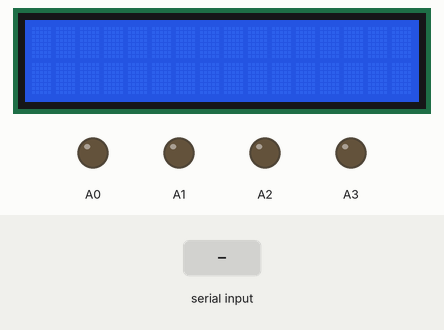
Bench run of a sketch on a simulated Arduino Uno, built with avr-gcc and run on an emulated ATmega328P. Shown: 16×2 character LCD, output pins drawn as LEDs (lit = HIGH). The test bench sets the inputs (shaded band). What the sketch prints to the serial monitor is not drawn.

Above: at 1.2 s.
1.3 s: "1" received over Serial
At 2.5 s:
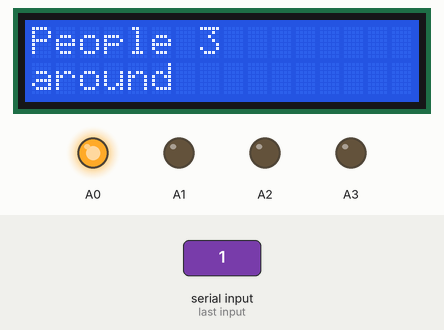
2.8 s: "2" received over Serial
At 3.6 s:
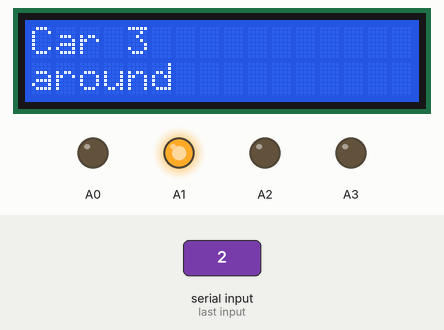
4.3 s: "3" received over Serial
At 4.8 s:
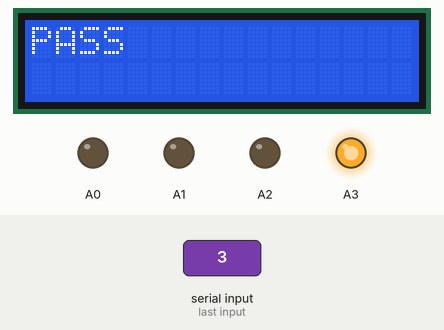
5.8 s: "4" received over Serial
At 7.0 s:
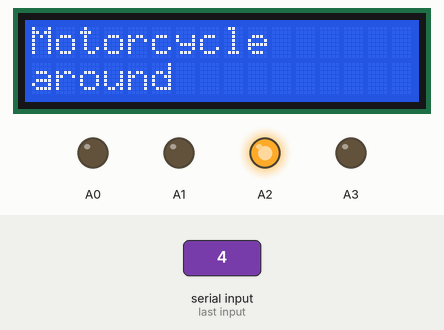
7.3 s: "8" received over Serial
At 8.3 s:
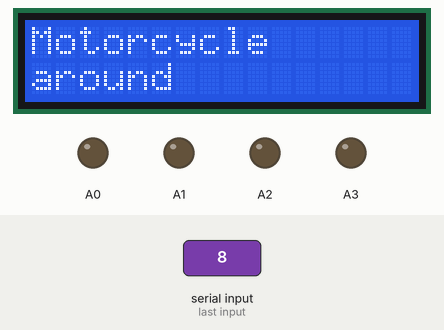
Timing chart, 0 to 9.8 s (numbered marks = the images above; inputs shaded):
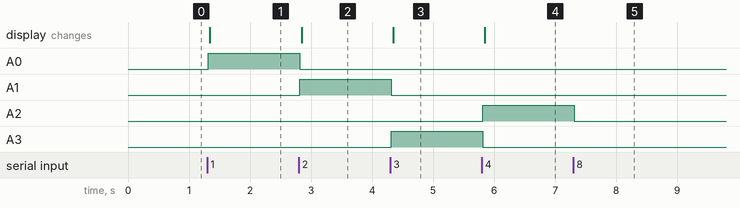

Measured:
- after the input at 1.3 s, A0: LOW → HIGH at once; the display: changes at once (image 1)
- after the input at 2.8 s, A0: HIGH → LOW at once; A1: LOW → HIGH at once; the display: changes at once (image 2)
- after the input at 4.3 s, A1: HIGH → LOW at once; A3: LOW → HIGH at once; the display: changes at once (image 3)
- after the input at 5.8 s, A2: LOW → HIGH at once; A3: HIGH → LOW at once; the display: changes at once (image 4)
- after the input at 7.3 s, A2: HIGH → LOW at once

The sketch:

led2.ino
```cpp
#include <Wire.h>
#include <LiquidCrystal_I2C.h>
LiquidCrystal_I2C lcd(0x27, 16, 2);


void RED_ON(){

  Serial.println("RED ON");
  digitalWrite(A0, HIGH);
  digitalWrite(A1, LOW);
  digitalWrite(A2, LOW);
  digitalWrite(A3, LOW);
}

void RED_OFF(){
  Serial.println("RED OFF");
  digitalWrite(A0, LOW);
}

void YEL_ON(){

  Serial.println("YELLOW ON");
  digitalWrite(A0, LOW);
  digitalWrite(A1, HIGH);
  digitalWrite(A2, LOW);
  digitalWrite(A3, LOW);
}

void YEL_OFF(){
  Serial.println("YELLOW OFF");
  digitalWrite(A1, LOW);
}

void BLU_ON(){

  Serial.println("BLUE ON");
  digitalWrite(A0, LOW);
  digitalWrite(A1, LOW);
  digitalWrite(A2, HIGH);
  digitalWrite(A3, LOW);
}

void BLU_OFF(){
  Serial.println("YELLOW OFF");
  digitalWrite(A2, LOW);
}

void GRE_ON(){

  Serial.println("GREEN ON");
  digitalWrite(A0, LOW);
  digitalWrite(A1, LOW);
  digitalWrite(A2, LOW);
  digitalWrite(A3, HIGH);
}

void GRE_OFF(){
  Serial.println("GRE OFF");
  digitalWrite(A3, LOW);
}

void LED_OFF()
{
  Serial.println("LED OFF");
  digitalWrite(A0, LOW);
  digitalWrite(A1, LOW);
  digitalWrite(A2, LOW);
  digitalWrite(A3, LOW);
}
void setup()
{

  Serial.begin(800);

  pinMode(A0, OUTPUT);
  pinMode(A1, OUTPUT);
  pinMode(A2, OUTPUT);
  pinMode(A3, OUTPUT);
  lcd.init();
  lcd.backlight();

}

int before =0;
int after =0;


void loop()
{

  if(Serial.available()){
    char in_data;
    int change;
    in_data = Serial.read();


    if(in_data=='1'){ // Red on
      before=after;
      after=1;
      if(before != after){
        RED_ON();
        lcd.setCursor(0,0);
        lcd.print("People 3        ");
        lcd.setCursor(0,1);
        lcd.print("around          ");
      }
    }
    else if(in_data=='2'){ //Yellow on
      before=after;
      after=2;
      if(before != after){
        YEL_ON();
        lcd.setCursor(0,0);
        lcd.print("Car 3           ");
        lcd.setCursor(0,1);
        lcd.print("around          ");
      }
    }

    else if(in_data=='3'){ //Green on
      before=after;
      after=3;
      if(before != after){
        GRE_ON();
        lcd.setCursor(0,0);
        lcd.print("PASS            ");
        lcd.setCursor(0,1);
        lcd.print("                ");
      }
    }
    else if(in_data=='4'){ //Blue on
      before=after;
      after=4;
      if(before!=after){
        BLU_ON();
        lcd.setCursor(0,0);
        lcd.print("Motorcycle      ");
        lcd.setCursor(0,1);
        lcd.print("around          ");
      }
    }

    else if(in_data=='5'){ // Red off
      before=after;
      after=5;
      if(before !=after){
      RED_OFF();}
    }
     else if(in_data=='6'){ //Yellow off
      before=after;
      after=6;
      if(before !=after){
      YEL_OFF();}

    }
     else if(in_data=='7'){ //Green off
      before=after;
      after=7;
      if(before !=after){
      GRE_OFF();}

    }
     else if(in_data=='8'){ //Blue off
      before=after;
      after=5;
      if(before !=after){
      BLU_OFF();}

    }
    else if(in_data=='9'){
      LED_OFF();
    }


  }
}
```
